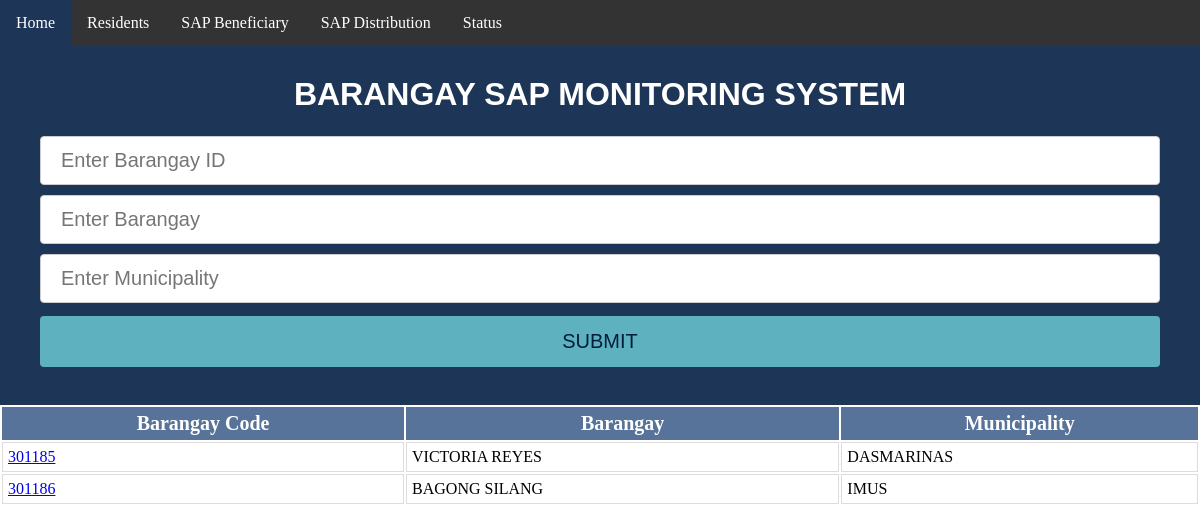
The app's page /, older data.
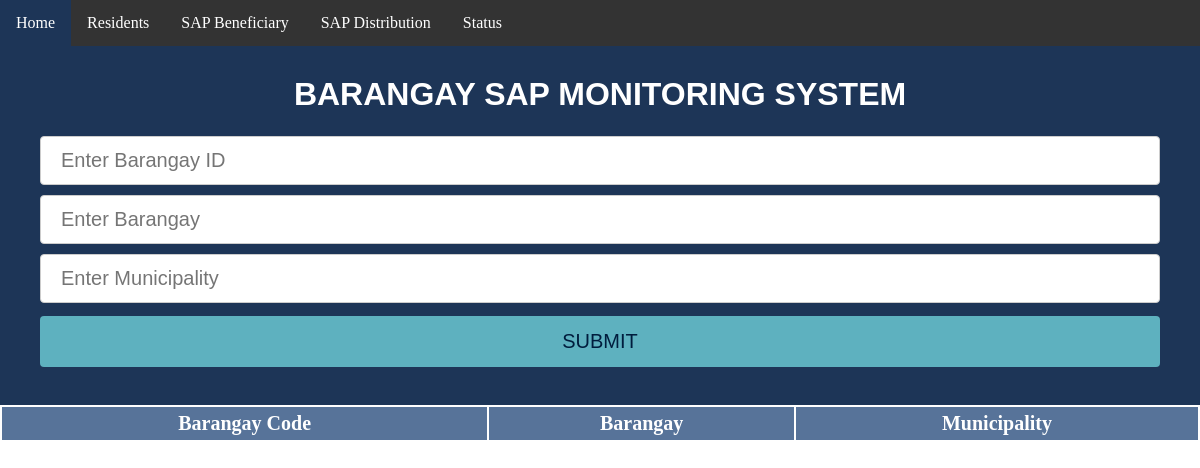
The same page, newer data.
### MNList/models.py (models this page shows)
class IBrgy(models.Model):
      mncplty = models.TextField(default='')
      bname = models.TextField(default='')
      bID = models.CharField(default='', max_length=6)
      class meta:
          db = "brgy"

### MNList/views.py (the view)
# urls.py: url(r'^$', views.MainPage, name='mainpage'),
def MainPage(request):
     ibrgys = IBrgy.objects.all()
     return render(request, 'BSMS.html',{'ibrgys' : ibrgys})

### MNList/templates/BSMS.html (shortened to what this page needs)
<html>
<head>
</head>
<body>
{% extends 'base.html' %}
{% block content %}
	<div id="myDIV" class="header">
		<h1>BARANGAY SAP MONITORING SYSTEM</h1>
	<br>
		<form method="POST" action="/MNList/new_residents">
		      <input type="txt" id="BrgyID" name="BrgyID" placeholder="Enter Barangay ID" required>
			<input type="txt" id="Brgy" name="Brgy" placeholder="Enter Barangay" required>
			 <input type="txt" id="Municipality" name="Municipality" placeholder="Enter Municipality" required>
			<input type="submit" id="bAdd" name="bAdd" value="SUBMIT" class=button> </form>
	</div>
	<table id="id_table" name='tr'>
		<tr>
			<th>Barangay Code</th>
			<th>Barangay</th>
			<th>Municipality</th>
		</tr>
		<tr> {% for ibrgy in ibrgys %}
		        <td> <a href=MNList/{{ibrgy.id}}>{{ibrgy.bID}}</a></td>
		        <td>{{ibrgy.bname.upper}}</td>
			<td>{{ibrgy.mncplty.upper}}</td>
		</tr> {% endfor %}
        </table>
</body>
{% endblock %}

### MNList/templates/base.html (shortened to what this page needs)
<html>
<body>
<div class="navbar" id="myTopnav">
  <a href="http://brgysap.ph/" class="active">Home</a>
  <div class="dropdown">
    <a href="s_info">Residents</a>
  </div>
  <a href="s_benefeciary">SAP Beneficiary</a>
  <a href="s_distribution">SAP Distribution</a>
  <a href="s_status">Status</a>
  <a href="javascript:void(0);" class="icon" onclick="myFunction()">
  </a>
</div>
{% block content %}
{% endblock %}
</html>

### MNList/templates/base.html (style rules this page uses)
.header { background-color: 1d3557; padding: 30px 40px; color: white; text-align: center; }
.header:after { content: ""; display: table; clear: both; }
h1 { font-family: Verdana, sans-serif; }
#id_table { font-style: Verdana border-collapse: collapse; width: 100%; }
#id_table th { padding-top: 5px; padding-bottom: 5px; text-align: center; background-color: 577399; color: white; font-size: 20px; }
input[type=txt], select { width:100%; padding: 12px 20px; margin: 5px 0; display: inline-block; border: 1px solid #ccc; border-radius: 4px; box-sizing: border-box; font-size: 20px; }
input[type=submit] { width: 100%; background-color: 5eb1bf; color: 001d3d; font-size: 20px; padding: 14px 20px; margin: 8px 0; border: none; border-radius: 4px; cursor: pointer; }
* { margin: 0; padding: 0; box-sizing: border-box; }
.navbar { overflow: hidden; background-color: #333; }
.navbar a { float: left; font-size: 16px; color: white; text-align: center; padding: 14px 16px; text-decoration: none; }
.dropdown { float: left; overflow: hidden; }
.navbar a.active { background-color: 1d3557; color: white; }

Row changes from the older to the newer data that the page shows:
removed IBrgy: bID "301185", bname "VICTORIA REYES", mncplty "DASMARINAS"
removed IBrgy: bID "301186", bname "BAGONG SILANG", mncplty "IMUS"
